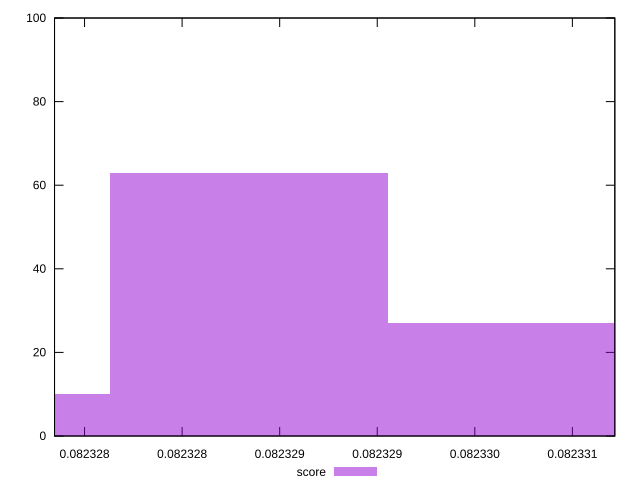

The gnuplot source for this figure:
reset

$score <<EOF
0.08232884322538524 63
0.08232741704970963 10
0.08233026940106083 27
EOF

set key outside below
set boxwidth 0.0000014261756756004163
set xrange [0.08232784618598887:0.08233071751475185]
set yrange [0:100]
set trange [0:100]
set style fill transparent solid 0.5 noborder
set terminal svg size 640, 490 enhanced background rgb 'white'
set output "reprap/total-byte-weight/samples/pages+cached+noexternal+nofonts/score/histogram.svg"

plot $score title "score" with boxes

reset
